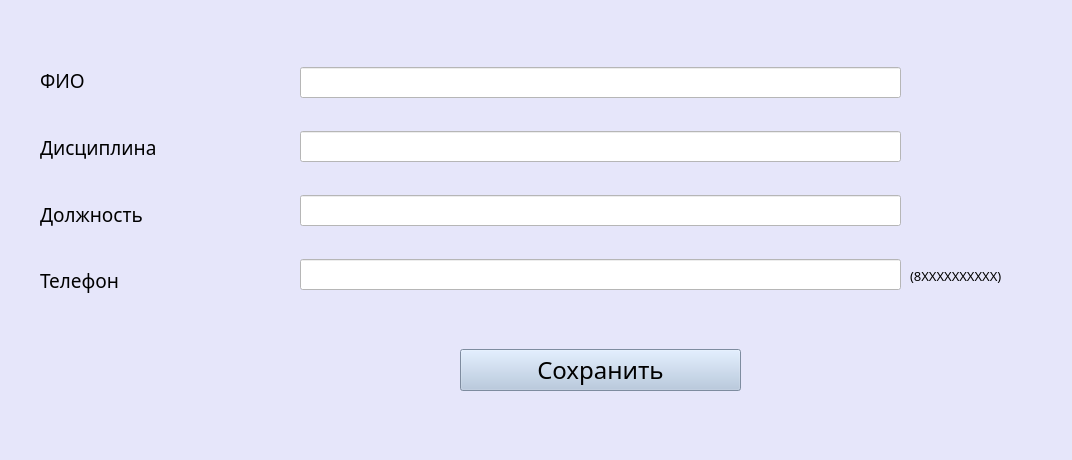
<?xml version="1.0" encoding="UTF-8"?>
<ui version="4.0">
 <class>teachers</class>
 <widget class="QWidget" name="teachers">
  <property name="geometry">
   <rect>
    <x>0</x>
    <y>0</y>
    <width>1072</width>
    <height>460</height>
   </rect>
  </property>
  <property name="windowTitle">
   <string>Form</string>
  </property>
  <property name="styleSheet">
   <string notr="true">background-color: rgb(230, 230, 250);</string>
  </property>
  <widget class="QWidget" name="verticalLayoutWidget">
   <property name="geometry">
    <rect>
     <x>40</x>
     <y>50</y>
     <width>261</width>
     <height>261</height>
    </rect>
   </property>
   <layout class="QVBoxLayout" name="verticalLayout">
    <item>
     <widget class="QLabel" name="label">
      <property name="font">
       <font>
        <family>Bahnschrift SemiLight</family>
        <pointsize>14</pointsize>
       </font>
      </property>
      <property name="text">
       <string>ФИО</string>
      </property>
     </widget>
    </item>
    <item>
     <widget class="QLabel" name="label_2">
      <property name="font">
       <font>
        <family>Bahnschrift SemiLight</family>
        <pointsize>14</pointsize>
       </font>
      </property>
      <property name="text">
       <string>Дисциплина</string>
      </property>
     </widget>
    </item>
    <item>
     <widget class="QLabel" name="label_3">
      <property name="font">
       <font>
        <family>Bahnschrift SemiLight</family>
        <pointsize>14</pointsize>
       </font>
      </property>
      <property name="text">
       <string>Должность</string>
      </property>
     </widget>
    </item>
    <item>
     <widget class="QLabel" name="label_5">
      <property name="font">
       <font>
        <family>Bahnschrift SemiLight</family>
        <pointsize>14</pointsize>
       </font>
      </property>
      <property name="text">
       <string>Телефон</string>
      </property>
     </widget>
    </item>
   </layout>
  </widget>
  <widget class="QWidget" name="verticalLayoutWidget_2">
   <property name="geometry">
    <rect>
     <x>300</x>
     <y>40</y>
     <width>601</width>
     <height>281</height>
    </rect>
   </property>
   <layout class="QVBoxLayout" name="verticalLayout_2">
    <item>
     <widget class="QLineEdit" name="name_LineEdit">
      <property name="font">
       <font>
        <family>Bahnschrift SemiLight</family>
        <pointsize>12</pointsize>
       </font>
      </property>
      <property name="styleSheet">
       <string notr="true">background-color: rgb(255, 255, 255);</string>
      </property>
     </widget>
    </item>
    <item>
     <widget class="QLineEdit" name="discipline_LineEdit">
      <property name="font">
       <font>
        <family>Bahnschrift SemiLight</family>
        <pointsize>12</pointsize>
       </font>
      </property>
      <property name="styleSheet">
       <string notr="true">background-color: rgb(255, 255, 255);</string>
      </property>
     </widget>
    </item>
    <item>
     <widget class="QLineEdit" name="position_LineEdit">
      <property name="font">
       <font>
        <family>Bahnschrift SemiLight</family>
        <pointsize>12</pointsize>
       </font>
      </property>
      <property name="styleSheet">
       <string notr="true">background-color: rgb(255, 255, 255);</string>
      </property>
     </widget>
    </item>
    <item>
     <widget class="QLineEdit" name="telephone_LineEdit">
      <property name="font">
       <font>
        <family>Bahnschrift SemiLight</family>
        <pointsize>12</pointsize>
       </font>
      </property>
      <property name="styleSheet">
       <string notr="true">background-color: rgb(255, 255, 255);</string>
      </property>
     </widget>
    </item>
   </layout>
  </widget>
  <widget class="QWidget" name="verticalLayoutWidget_3">
   <property name="geometry">
    <rect>
     <x>460</x>
     <y>320</y>
     <width>281</width>
     <height>101</height>
    </rect>
   </property>
   <layout class="QVBoxLayout" name="verticalLayout_3">
    <item>
     <widget class="QPushButton" name="saveButton">
      <property name="font">
       <font>
        <family>Bahnschrift SemiLight</family>
        <pointsize>18</pointsize>
       </font>
      </property>
      <property name="styleSheet">
       <string notr="true">background-color:rgb(176, 196, 222);</string>
      </property>
      <property name="text">
       <string>Сохранить</string>
      </property>
     </widget>
    </item>
   </layout>
  </widget>
  <widget class="QLabel" name="label_10">
   <property name="geometry">
    <rect>
     <x>910</x>
     <y>260</y>
     <width>121</width>
     <height>31</height>
    </rect>
   </property>
   <property name="font">
    <font>
     <family>Bahnschrift SemiLight</family>
     <pointsize>10</pointsize>
    </font>
   </property>
   <property name="text">
    <string>(8XXXXXXXXXX)</string>
   </property>
  </widget>
 </widget>
 <resources/>
 <connections/>
</ui>
